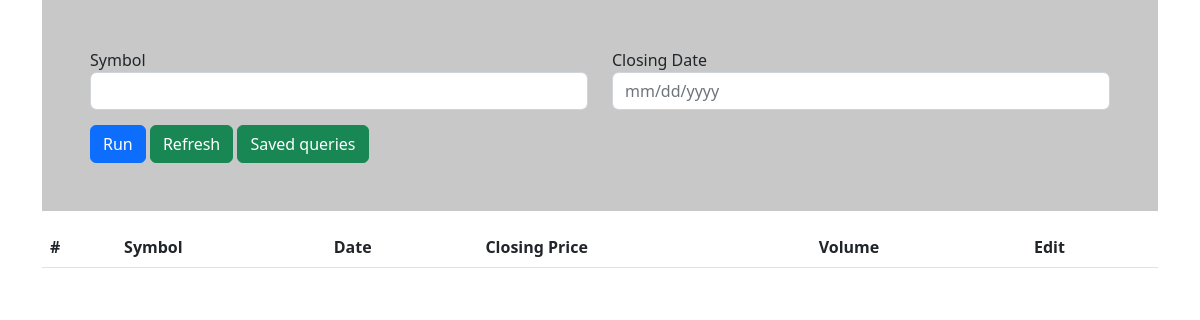
Before: / with the older database file.
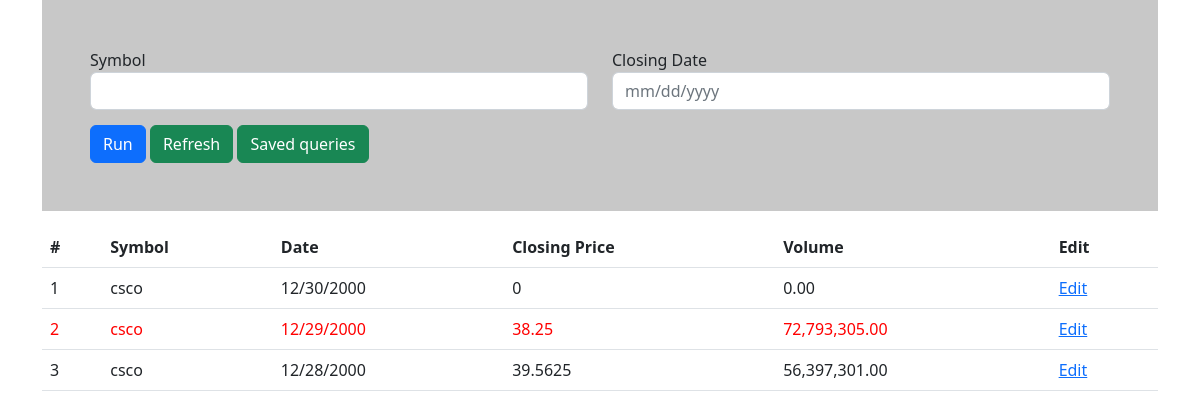
After: the same page with the newer database file.
### tables this page shows
CREATE TABLE `observations` (
  `id` int(11) NOT NULL,
  `symbol` varchar(50) DEFAULT NULL,
  `date` date DEFAULT NULL,
  `closing_price` float DEFAULT NULL,
  `volume` double DEFAULT NULL
);

### db_controls.php (called while the page is built, shortened)
<?php
    class DatabaseControls {
        private $host,$user, $password, $db, $conn;
        public function __construct(){
            $this->host = "localhost";
            $this->user = "user";
            $this->password = "useruser";
            $this->db = "task_db";
        }
        public function connect(){
            $this->conn = new mysqli(
                $this->host,
                $this->user,
                $this->password,
                $this->db
            );
            return $this->conn;
        }
        public function select_query($query){
            $response_arr = [];
            $conn = $this->connect();
            try {
                $result = $conn->query($query);
                if($result->num_rows > 0){
                    while($row = $result->fetch_assoc()){
                        $response_arr[] = $row;
                    }
                    return json_encode($response_arr);
                }
            }
            catch (\Exception $th) {
                echo $th;
            }
        }
        public function select_max($query){
            $response_vol = 0;
            $conn = $this->connect();
            try {
                $result = $conn->query($query);
                if($result->num_rows > 0){
                    while($row = $result->fetch_assoc()){
                        $response_vol = $row['volume'];
                    }
                    return $response_vol;
                }
            }
            catch (\Exception $th) {
                echo $th;
            }
        }
    }
?>

### index.php (the view, shortened to what this page needs)
<?php
  include_once(__DIR__ . '/db_controls.php');
  if($_SERVER['REQUEST_METHOD'] == 'GET'){
      $data = new DatabaseControls();
      $qry = "select * from observations";
      $response = $data->select_query($qry);
      $response = json_decode($response, true);
      $qry = "SELECT max(volume) as'volume' FROM `observations`";
      $vol = $data->select_max($qry);
  }
?>
<!DOCTYPE html>
<html lang="en">
  <head>
    <link href="https://cdn.jsdelivr.net/npm/bootstrap@5.2.3/dist/css/bootstrap.min.css" rel="stylesheet">
  </head>
  <body class="container">
    <div class="row">
      <div class="col-md">
        <form action="" method="get" id="run_frm" style="padding:3em;background-color:rgb(200,200,200);">
          <div class="row">
            <div class="col-md-6">
              <div class="form-group">
                <label for="symbol">Symbol</label>
                <input required type="text" name="symbol" id="" class="form-control" />
              </div>
            </div>
            <div class="col-md-6">
              <div class="form-group">
                <label for="closing_date">Closing Date</label>
                <input required type="text" name="closing_date" id="" placeholder="mm/dd/yyyy" class="form-control" />
              </div>
            </div>
          </div>
          <input type="submit" value="Run" class="btn btn-primary btn-md" style="margin-top:15px;" />
          <?php
            $refresh_lnk = $_SERVER['REQUEST_URI'] . "?refresh=1";
            $saved_queries_lnk = "/task/saved_queries.php";
          ?>
          <a href="<?php echo $refresh_lnk; ?>" class="btn btn-success btn-md" style="margin-top:15px;">Refresh</a>
          <a href="<?php echo $saved_queries_lnk; ?>" class="btn btn-success btn-md" style="margin-top:15px;">Saved queries</a>
        </form>
      </div>
    </div>
    <div class="row">
      <div class="col-md">
      </div>
    </div>
    <div class="row">
      <div class="col-md">
        <table class="table">
          <thead>
            <tr>
              <th scope="col">#</th>
              <th scope="col">Symbol</th>
              <th scope="col">Date</th>
              <th scope="col">Closing Price</th>
              <th scope="col">Volume</th>
              <th scope="col">Edit</th>
            </tr>
          </thead>
          <tbody>
            <?php
              if(isset($response) && $response != NULL){
                foreach($response as $table_data){
                  if($table_data['volume'] == $vol){
            ?>
                    <tr>
                      <td style="color:red;"><?php echo $table_data['id']; ?></td>
                      <td style="color:red;"><?php echo $table_data['symbol']; ?></td>
                      <td style="color:red;"><?php echo date('m/d/Y', strtotime($table_data['date'])); ?></td>
                      <td style="color:red;"><?php echo $table_data['closing_price']; ?></td>
                      <td style="color:red;"><?php echo number_format($table_data['volume'],2,"."); ?></td>
                      <td><a href="<?php echo substr($_SERVER['REQUEST_URI'],0,strpos($_SERVER['REQUEST_URI'],'?')) . 'edit.php?id='.$table_data['id']; ?>">Edit</a></td>
                    </tr>
            <?php
                  }
                  else {
            ?>
                    <tr>
                      <td><?php echo $table_data['id']; ?></td>
                      <td><?php echo $table_data['symbol']; ?></td>
                      <td><?php echo date('m/d/Y', strtotime($table_data['date'])); ?></td>
                      <td><?php echo $table_data['closing_price']; ?></td>
                      <td><?php echo number_format($table_data['volume'],2,"."); ?></td>
                      <td><a href="<?php echo substr($_SERVER['REQUEST_URI'],0,strpos($_SERVER['REQUEST_URI'],'?')) . 'edit.php?id='.$table_data['id']; ?>">Edit</a></td>
                    </tr>
            <?php
                  }
                }
              }
            ?>
          </tbody>
        </table>
      </div>
    </div>
  </body>
</html>

Changed rows visible on the page:
added observations: id "1", symbol "csco", date "12/30/2000", closing_price "0", volume "0.00"
added observations: id "2", symbol "csco", date "12/29/2000", closing_price "38.25", volume "72,793,305.00"
added observations: id "3", symbol "csco", date "12/28/2000", closing_price "39.5625", volume "56,397,301.00"
